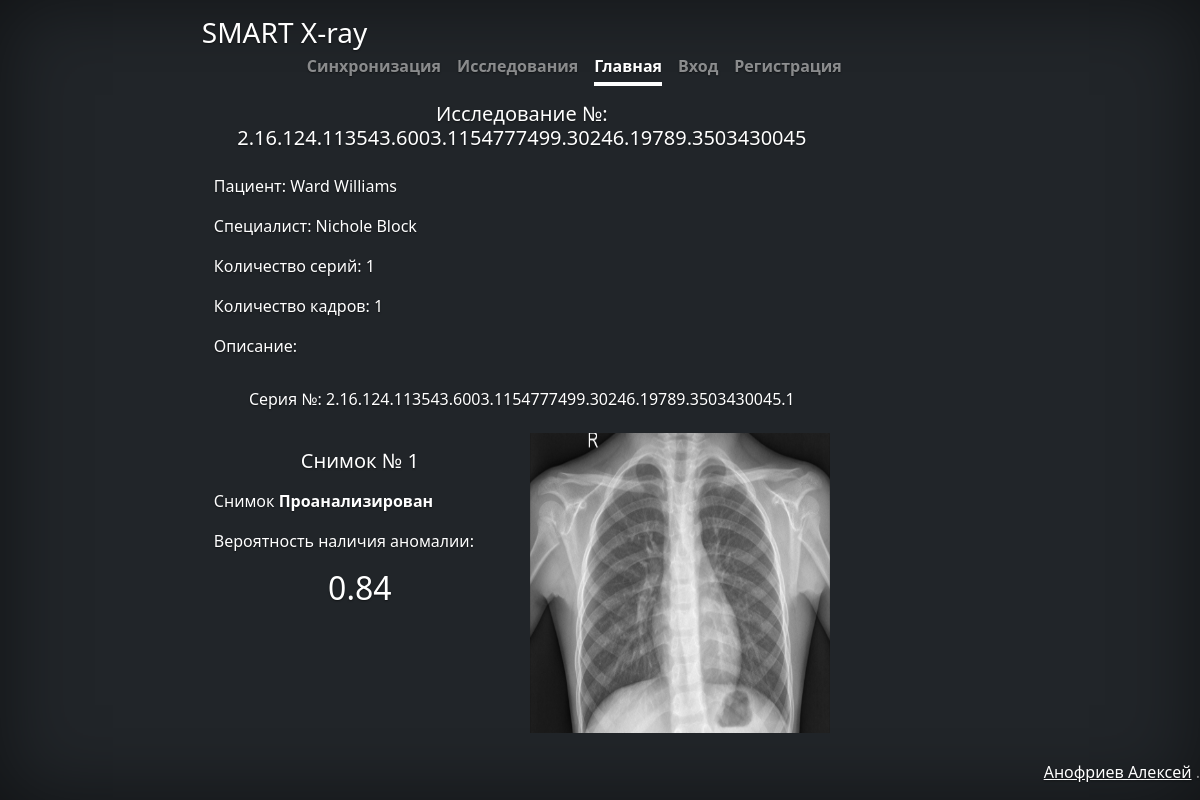
The app's page /study/103/ with its own data.
### main/models.py (models this page shows, shortened)
class ImagingStudy(models.Model):
    uid = models.CharField("UID", max_length=100, default="urn:oid:1.2.3.4.5")
    identifier = models.CharField("Идентификатор", max_length=100, null=True)
    date = models.CharField("Дата исследования", max_length = 50, null=True)
    numberOfSeries = models.PositiveIntegerField("Количество серий", null=True)
    numberOfInstances = models.PositiveIntegerField("Количество снимков", null=True)
    reference = models.CharField("Ссылка", max_length=1000 , null=True)
    description = models.CharField("Описание", max_length=2000, null=True)
    patient = models.ForeignKey(Patient, verbose_name= "Пациент", on_delete=models.SET_NULL, null=True)
    practitioner = models.ForeignKey(Practitioner, verbose_name="Специалист", on_delete=models.SET_NULL, null=True)
    user = models.ForeignKey(User, verbose_name="Пользователь", on_delete=models.CASCADE)
    def get_series_related(self):
        series = Series.objects.filter(imaging_study=self)
        return series

class Practitioner(models.Model):
    identifier = models.CharField("Идентификатор", max_length=100, null=True)
    given = models.CharField("Имя", max_length=100, null=True)
    family = models.CharField("Фамилия", max_length=100, null=True)
    def natural_name(self):
        return self.given + ' ' + self.family

class Patient(models.Model):
    identifier = models.CharField("Идентификатор", max_length=100, null=True)
    given = models.CharField("Имя", max_length=100, null=True)
    family = models.CharField("Фамилия", max_length=100, null=True)
    def natural_name(self):
        return self.given + ' ' + self.family

class Series(models.Model):
    uid = models.CharField("UID", max_length=100, default="urn:oid:1.2.3.4.5")
    date = models.CharField("Дата исследования", max_length=50, null=True)
    numberOfInstances = models.PositiveIntegerField("Количество снимков", null=True)
    reference = models.CharField("Ссылка", max_length=1000, null=True, blank=True)
    description = models.CharField("Описание", max_length=2000, null=True, blank=True)
    imaging_study = models.ForeignKey(ImagingStudy, verbose_name="Исследование", on_delete=models.CASCADE)
    dicom_file = models.FileField("DICOM Файл", upload_to="dicoms/", null=True, blank=True)
    image_field = models.ImageField("Изображение", upload_to="series/images", null=True, blank=True)
    def get_instances_related(self):
        instances = Instance.objects.filter(series=self)
        return instances

class Instance(models.Model):
    uid = models.CharField("UID", max_length=100, default="urn:oid:1.2.3.4.5")
    number = models.CharField("Идентификатор", max_length=100)
    date = models.CharField("Дата исследования", max_length=50, null=True)
    title = models.CharField("Описание", max_length=2000, null=True)
    image = models.ImageField("Изображение", upload_to="instances/", null=True)
    series = models.ForeignKey(Series, verbose_name="Серия", on_delete=models.CASCADE)
    is_analized = models.BooleanField(verbose_name='Проанализирован',default=False)
    probability = models.DecimalField(verbose_name="Вероятность", blank=True, null=True, decimal_places=2, max_digits=9)

### main/views.py (the view)
# urls.py: path('study/<int:pk>/', StudyDetailView.as_view(), name="study_detail"),
class StudyDetailView(View):
    def get(self, request, pk):
        imaging_study = ImagingStudy.objects.get(id=pk)
        series = imaging_study.get_series_related()
        context = {
            "imaging_study": imaging_study,
            "series": series
            }
        instances = []
        for serie in series:
            instances.append(serie.get_instances_related())
        context['instances'] = instances
        return render(request, "study_detail.html", context)

### templates/study_detail.html (shortened to what this page needs)
{% extends 'base.html'%}
{% block content %}
    <div class="container">
        <div class="row">
            <p><h5>Исследование №: {{ imaging_study.uid }}</h5></p>
        </div>
        <div class="row">
            <div class="col" style="align : left">
                <p style="text-align : left">Пациент: {{ imaging_study.practitioner.natural_name }}</p>
                <p style="text-align : left">Специалист: {{ imaging_study.patient.natural_name }}</p>
                <p style="text-align : left">Количество серий: {{ imaging_study.numberOfSeries }}</p>
                <p style="text-align : left">Количество кадров: {{ imaging_study.numberOfInstances}}</p>
                <p style="text-align : left">Описание: {{ imaging_study.patient.description}}</p>
            </div>
        </div>
        {% for serie in imaging_study.get_series_related %}
            <div class="row">
                <p><h6>Серия №: {{ serie.uid }}</h6></p>
            </div>
        <div class="row">
            {% for instance in serie.get_instances_related %}
                <div class="col">
                    <p><h5>Снимок № {{ 1 }} </h5></p>
                    <p style="text-align : left">Снимок
                        {% if instance.is_analized %}<b> Проанализирован</b>{% endif %}
                    </p>
                    {% if instance.is_analized %}
                    <p style="text-align : left">Вероятность наличия аномалии:</p>
                    <h2>{{instance.probability}}</h2>
                    {% endif %}
                </div>
                <div class="col">
                    <img src="{{instance.image.url}}" alt="" width="300" height="300">
                </div>
            {% endfor %}
        </div>
        {% endfor %}
        </div>
    </div>
{% endblock content %}

### templates/base.html (shortened to what this page needs)
<!DOCTYPE html>
{% load static %}
<html lang="en" class="h-100">
<head>
    <link href="{% static "css/bootstrap.min.css" %}" rel="stylesheet">
    <link href="{% static "css/style.css" %}" rel="stylesheet">
</head>
<body class="d-flex text-center text-white bg-dark" style="min-height: 100vh;">
    <div class="cover-container d-flex w-100 h-100 p-3 mx-auto flex-column">
        {% include 'include/header.html'%}
        {% block content %}
        {% endblock content %}
        {% include 'include/footer.html'%}
</body>
</html>

### templates/include/header.html
<header class="mb-auto">
    <div>
        <h3 class="float-md-start mb-0">SMART X-ray</h3>
        <nav class="nav nav-masthead justify-content-center float-md-end">
            <a class="nav-link" href="{% url 'server_choose' %}">Синхронизация</a>
            <a class="nav-link" href="{% url 'studies_list' %}">Исследования</a>
            <a class="nav-link active" aria-current="page" href="{% url 'main_page' %}">Главная</a>
            {% if user.is_authenticated %}
                <a class="nav-link" href="{% url 'account_logout' %}">Выход</a>
            {% else %}
                <a class="nav-link" href="{% url 'account_login' %}">Вход</a>
                <a class="nav-link" href="{% url 'account_signup' %}">Регистрация</a>
            {% endif %}
        </nav>
        <span><a class="username-bar nav-link text-white" href="{% url 'account_logout' %}"> {{ user.username }} </a></span>
    </div>
</header>

### templates/include/footer.html
<footer class="mt-auto text-white-50">
    <p> <a href=" " class="text-white">Анофриев Алексей</a> <a href="#" class="text-white"></a>.</p>
</footer>

### static/css/style.css (style rules this page uses)
body { text-shadow: 0 .05rem .1rem rgba(0, 0, 0, .5); box-shadow: inset 0 0 5rem rgba(0, 0, 0, .5); }
.cover-container { max-width: 42em; }
.nav-masthead .nav-link { padding: .25rem 0; font-weight: 700; color: rgba(255, 255, 255, .5); background-color: transparent; border-bottom: .25rem solid transparent; }
.nav-masthead .nav-link + .nav-link { margin-left: 1rem; }
.nav-masthead .active { color: #fff; border-bottom-color: #fff; }
.username-bar { padding: .5rem 1rem; font-size: 4rem; color: #fff; border-bottom-color: #fff; background-color: transparent; }

### records on screen
ImagingStudy: uid "2.16.124.113543.6003.1154777499.30246.19789.3503430045", practitioner.natural_name "Ward Williams", patient.natural_name "Nichole Block", numberOfSeries "1", numberOfInstances "1"
Series: uid "2.16.124.113543.6003.1154777499.30246.19789.3503430045.1"
Instance: value "1", is_analized "Проанализирован", probability "0.84", image (picture)
